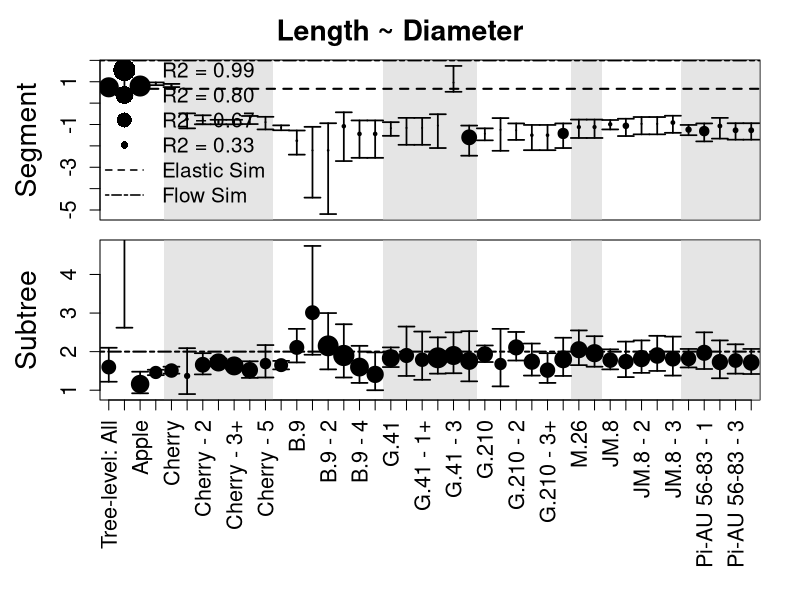
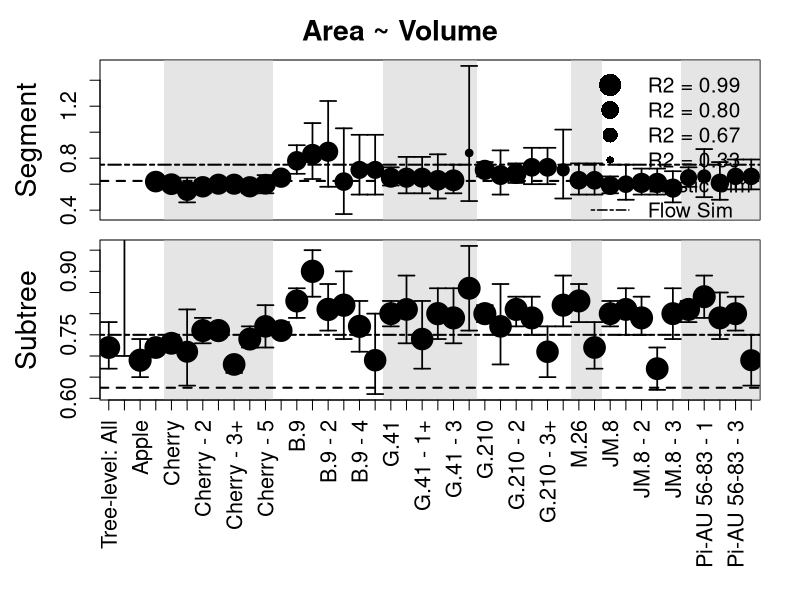
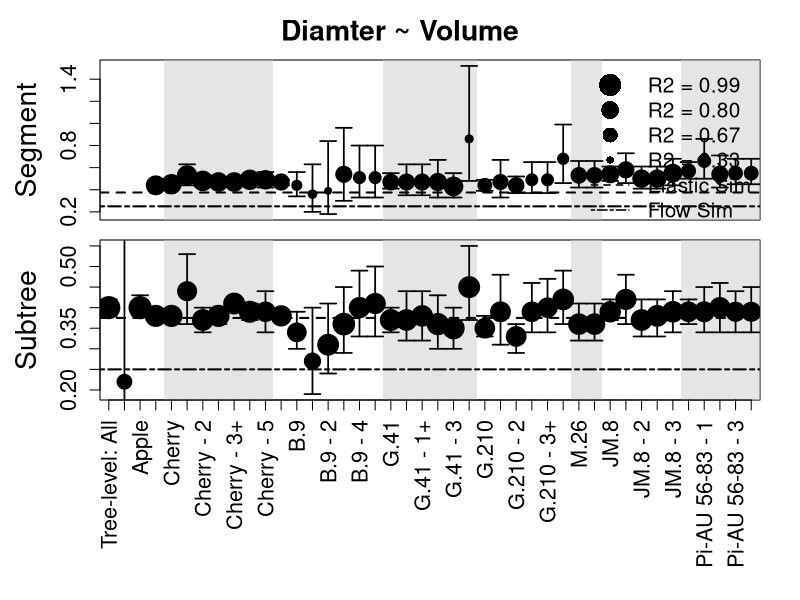
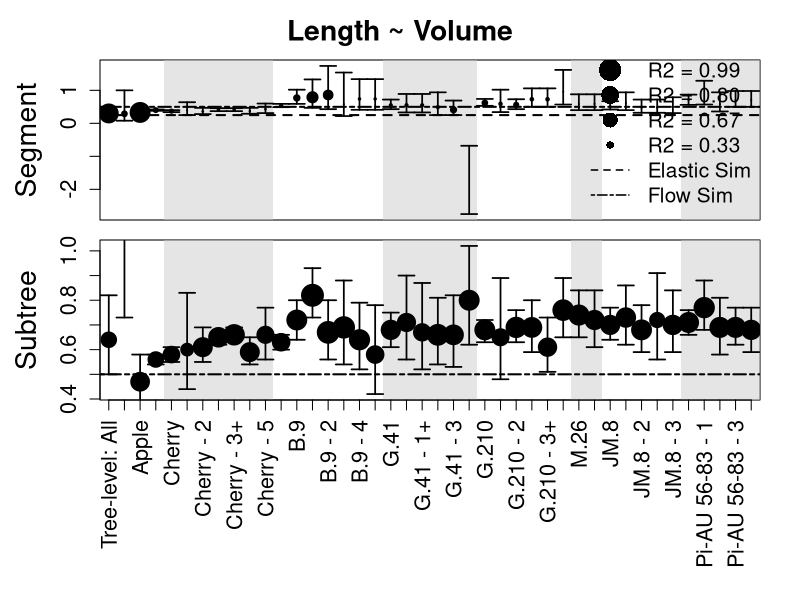
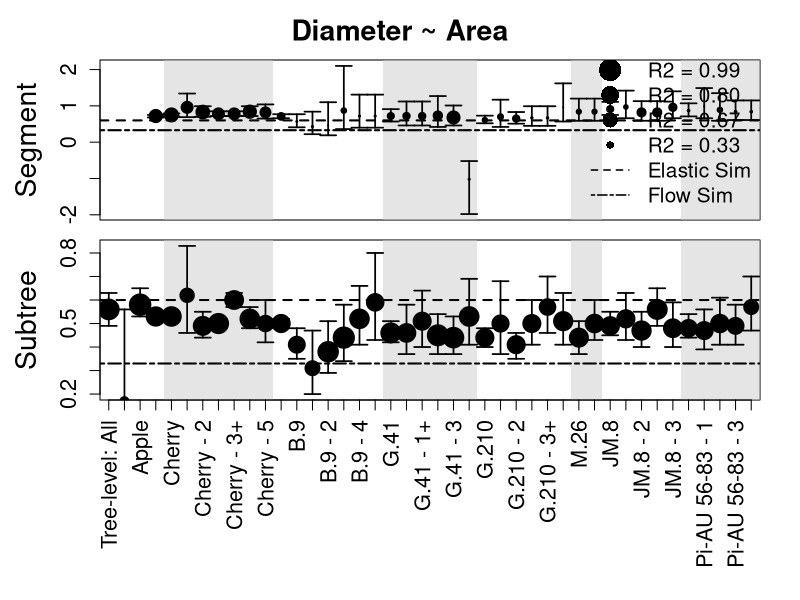
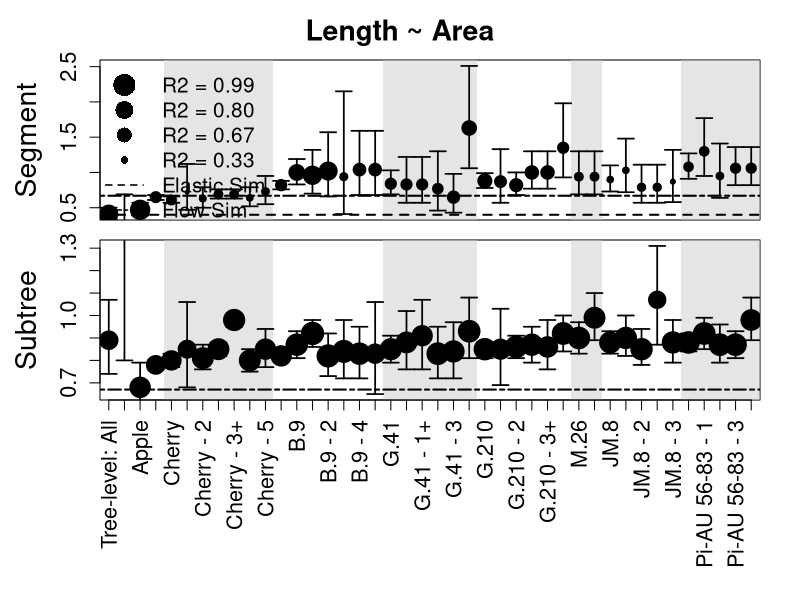
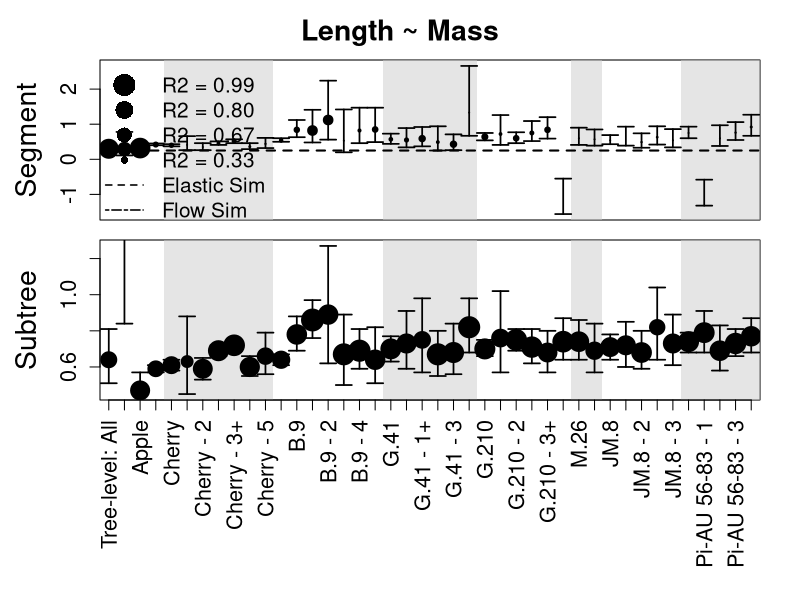
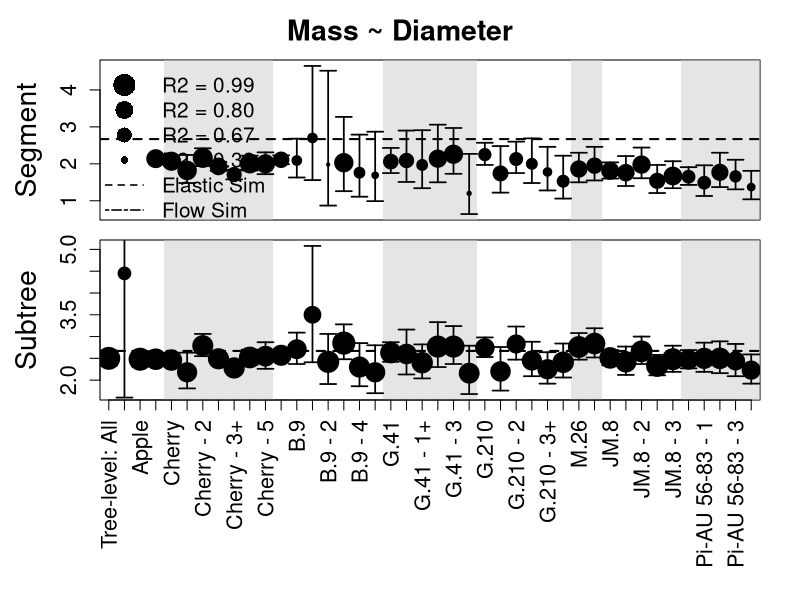

Write the R code that produced these figures, in order.
# This script generates figures from the SMAResults.csv for Figure S2 of Chapter 1.

sma <- read.csv("SMAResults.csv", sep=",", head=T)

poly_set <- function(x_set, n){
  polygon(x_set, 
          c(min(results[[n]][[2]], na.rm=T)-1, max(results[[n]][[3]], na.rm=T)+1, max(results[[n]][[3]], na.rm=T)+1, min(results[[n]][[2]], na.rm=T)-1), 
          col = rgb(.80,.80,.80,0.5), border = NA)
}

gen_plot <- function(n, ylabel){
  plot(range(2,41), range(min(results[[n]][[2]][4:41], na.rm=T), max(results[[n]][[3]][4:41], na.rm=T)), 
       ylab = ylabel, xlab="", xaxt = "n", type = "n",
       ylim = c(min(results[[n]][[2]][4:41], na.rm=T), max(results[[n]][[3]][4:41], na.rm=T)))
  poly_set(c(4.5, 4.5, 11.5, 11.5), n)
  poly_set(c(18.5, 18.5, 24.5, 24.5), n) 
  poly_set(c(30.5, 30.5, 32.5, 32.5), n) 
  poly_set(c(37.5, 37.5, 43, 43), n) 
  points(results[[n]][[1]], pch = 19, cex = 3*results[[n]][[4]])
  for(s in 1:42){
    arrows(y0=results[[n]][[2]][s], y1=results[[n]][[3]][s], x0=s, x1=s, code=3, angle=90, lwd=1.7, length=.08)  
  }
  abline(h = flow[n], lwd = 2, lty = 6)
  abline(h = elastic[n], lwd = 2, lty = 2)
}

multi_plot <- function(col_list, title, location){
  par(mfrow = c(length(col_list),1), oma=c(9,0,3,0), mar=c(1,5,0,2), 
      cex.lab = 1.7, cex.axis=1.3, bty = "o")
  gen_plot(col_list[1], "Segment")
  title(main=title, cex.main=1.7, outer=T)
  par(xpd=T)
  legend(location, legend=c("R2 = 0.99", "R2 = 0.80", "R2 = 0.67", "R2 = 0.33", "Elastic Sim", "Flow Sim"), 
         lty = c(0,0,0,0,2,6), lwd = c(0,0,0,0,1.5,1.5), pch=19, bty = "n", 
         pt.cex = c(3*.99, 3*.80, 3*.67, 3*.33, 0, 0), cex = 1.25)
  par(xpd=F)
  gen_plot(col_list[2], "Subtree")
  axis(1, 1:42, xlabels, las = 2)
}


#Compiles data for computation from the visually oriented SMAResults file
results <- list()
for (i in 1:27){
  results[[i]] <- list()
  for (j in 1:4){
    results[[i]][[j]] <- vector(length = 42)
    # 1: exponent, 2: CI-, 3: CI+, 4: R2 
    for (k in 1:42) {
      results[[i]][[j]][k] = as.numeric(strsplit(as.character(sma[(k+1),(i+2)]), " ")[[1]][(2*j-1)])
    }
  }
}

xlabels <- c('Tree-level: All', 'Cherry', 'Apple', 'Branch-level: All', 'Cherry', 
             'Cherry - 1', 'Cherry - 2', 'Cherry - 3', 'Cherry - 3+', 'Cherry - 4', 'Cherry - 5',
             'Apple', 'B.9', 'B.9 - 1', 'B.9 - 2', 'B.9 - 3', 'B.9 - 4', 'B.9 - 4+',
             'G.41', 'G.41 - 1', 'G.41 - 1+', 'G.41 - 2', 'G.41 - 3', 'G.41 - 4',   
             'G.210', 'G.210 - 1', 'G.210 - 2', 'G.210 - 3', 'G.210 - 3+', 'G.210 - 4',    
             'M.26', 'M.26+', 
             'JM.8', 'JM.8 - 1', 'JM.8 - 2',  'JM.8 - 2+',  'JM.8 - 3',       
             'Pi-AU 56-83', 'Pi-AU 56-83 - 1', 'Pi-AU 56-83 - 2', 'Pi-AU 56-83 - 3',  'Pi-AU 56-83 - 3+')

flow <- c(2, 2, 2, .75, .75, .75, .25, .25, .25, .5, .5, .5, .33, .33, .33, .67, .67, .67, 10, 10, 10, 10, 10, 10, 10, 10, 10)

elastic <- c(.67, .67, .67, .625, .625, .625, .375, .375, .375, .25, .25, .25, .6, .6, .6, .4, .4, .4, .25, .25, .25, 2.67, 2.67, 10, 10, 10, 10)

pdf(file="FigS2.pdf", width= 10, height=10,family="Helvetica", pointsize=14)

multi_plot(c(1,3), "Length ~ Diameter", "bottomleft")
multi_plot(c(4,6), "Area ~ Volume", "topright")
multi_plot(c(7,9), "Diamter ~ Volume", "topright")
multi_plot(c(10,12), "Length ~ Volume", "bottomright")
multi_plot(c(13,15), "Diameter ~ Area", "bottomright")
multi_plot(c(16,18), "Length ~ Area", "topleft")
multi_plot(c(19,21), "Length ~ Mass", "topleft")
multi_plot(c(22,23), "Mass ~ Diameter", "topleft")
multi_plot(c(24,26), "Mass ~ Volume", "bottomleft")

dev.off()






